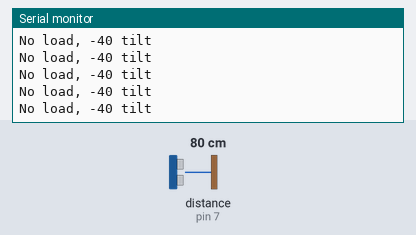
Simulated run of this sketch. Board: Arduino Uno, built with avr-gcc and run on an emulated ATmega328P. Shown: the last lines printed to the serial monitor. Wiring (inferred from the names in the program): ultrasonic range finder: trigger pin 7; echo pin 7. The inputs (shaded band) are chosen by the test bench; at power-on: distance to the obstacle (sensor on pin 7) 80 cm. The echo pulse lasts 58.3 µs per cm.

Above: at 1.2 s.
1.3 s: distance to the obstacle (sensor on pin 7) set to 2 cm
At 1.72 s:
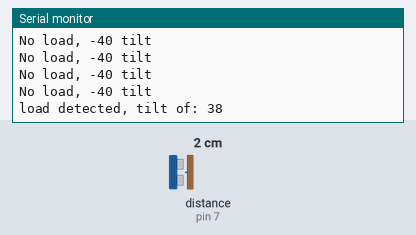
3.2 s: distance to the obstacle (sensor on pin 7) set to 4 cm
At 3.22 s:
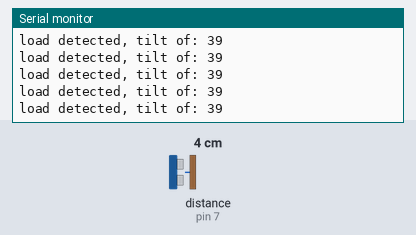
Timing chart, 0 to 6.2 s (numbered marks = the images above; inputs shaded):
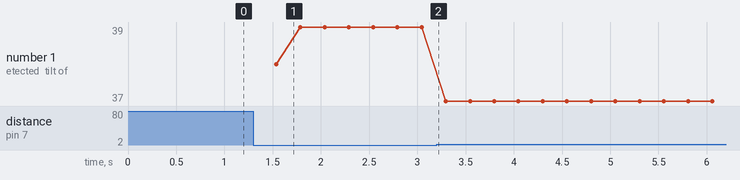

Measured:
- after the input at 1.3 s, the serial monitor: prints a new line after 0.24 s (image 1)
- plotted number 1: 39 → 37 after the input at 3.2 s

The sketch:

Ultrasonic_Tilt__HC-SR04_.ino
```cpp
const int pingPin = 7; // Trigger Pin of Ultrasonic Sensor
const int echoPin = 7; // Echo Pin of Ultrasonic Sensor
void setup() {
  Serial.begin(9600); // Starting Serial Terminal
}

void loop() {
  long duration, inches, cm;
  int diff;
  pinMode(pingPin, OUTPUT);
  digitalWrite(pingPin, LOW);
  delayMicroseconds(2);
  digitalWrite(pingPin, HIGH);
  delayMicroseconds(10);
  digitalWrite(pingPin,LOW);

  pinMode(echoPin, INPUT);
  duration = pulseIn(echoPin, HIGH);
  inches = microsecondsToInches(duration);
  cm = microsecondsToCentimeters(duration);
  diff = 40-cm;


  if (diff > 0){
  //Serial.print(inches);
  //Serial.print("in, ");
  //Serial.print(cm);
  //Serial.print("cm, ");
  Serial.print("load detected, tilt of: ");
  Serial.print(diff);
  Serial.println();
  delay(250);
  }

  else{
  //Serial.print(inches);
  //Serial.print("in, ");
  //Serial.print(cm);
  //Serial.print("cm ");
  Serial.print("No load, ");
  Serial.print(diff);
  Serial.print(" tilt");
  Serial.println();
  delay(250);
  }

}

long microsecondsToInches(long microseconds) {
  return microseconds / 74 /2;
}

long microsecondsToCentimeters(long microseconds) {
  return microseconds / 29 / 2;
}
```
